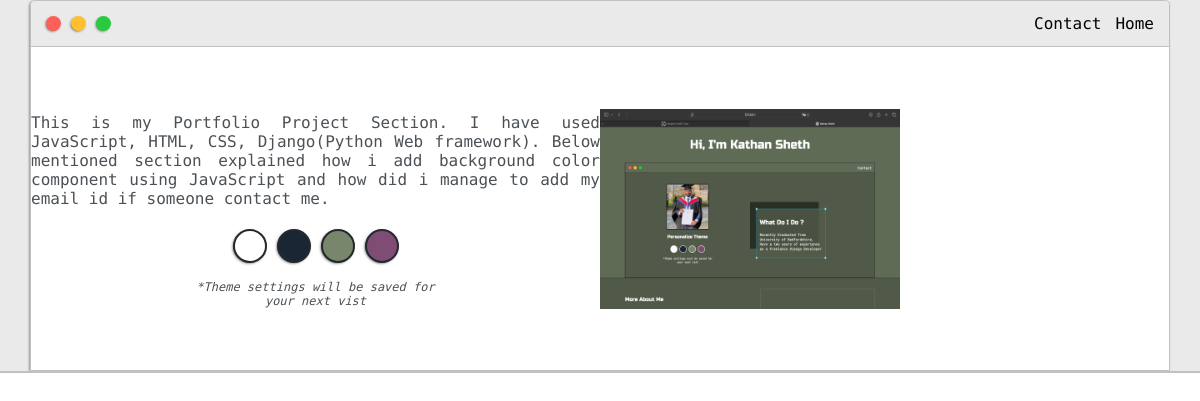
Page /post2 on the earlier database version.
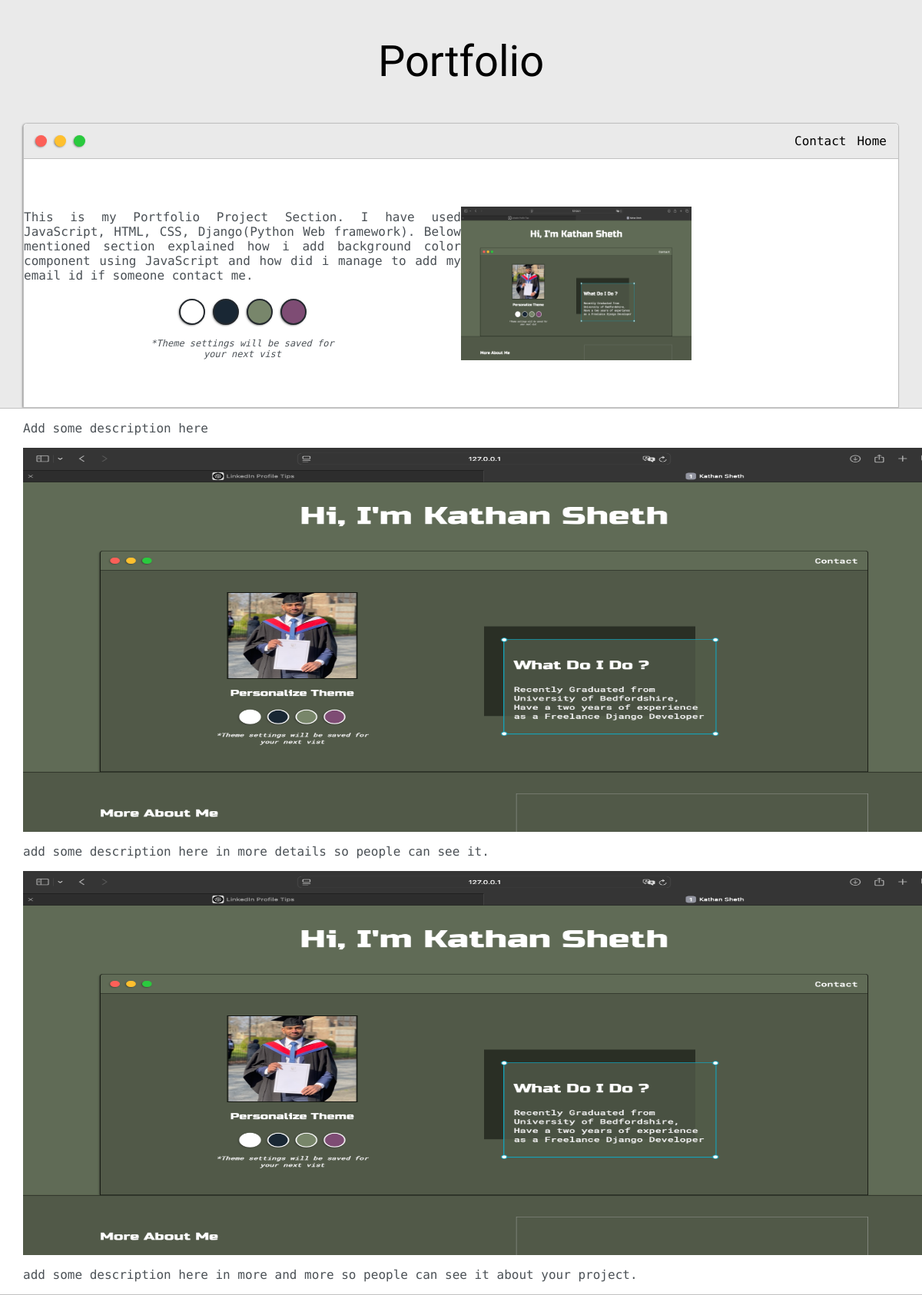
Same page on the later database version.
### Home/models.py (models this page shows, shortened)
class Description2(models.Model):
    sno = models.AutoField(primary_key=True)
    title = models.CharField(max_length=100)
    description1 = models.CharField(max_length=1000)
    description2 = models.CharField(max_length=1000)
    description3 = models.CharField(max_length=1000)

### Home/views.py (the view)
# urls.py: path('post2', views.post2, name="post2"),
def post2(request):
    allDescription2 = Description2.objects.all()
    context = {'allDescription2':allDescription2}
    return render(request, "post2.html", context)

### Home/templates/post2.html (shortened to what this page needs)
{% load static %}
<html>
<head>
	<link rel="stylesheet" type="text/css" href="{% static 'default.css' %}">
	<link id="theme-style" rel="stylesheet" type="text/css" href="">
</head>
<body>
	<section class="s1">
		<div class="main-container">
			{% for description2 in allDescription2 %}
			<div class="greeting-wrapper">
				<h1>{{description2.title}}</h1>
			</div>
			{% endfor %}
			<div class="intro-wrapper">
				<div class="nav-wrapper">
					<a href="index.html">
						<div class="dots-wrapper">
							<div id="dot-1" class="browser-dot"></div>
							<div id="dot-2" class="browser-dot"></div>
							<div id="dot-3" class="browser-dot"></div>
						</div>
					</a>
					<ul id="navigation">
						<li><a href="index.html#contact">Contact</a></li>
						<li><a href="/">Home</a></li>
					</ul>
				</div>
				<div class="left-column">
					<p style="text-align: justify;">This is my Portfolio Project Section. I have used JavaScript, HTML, CSS, Django(Python Web framework). Below mentioned section explained how i add background color component using JavaScript and how did i manage to add my email id if someone contact me.</p>
					<div id="theme-options-wrapper">
						<div data-mode="light" id="light-mode" class="theme-dot"></div>
						<div data-mode="blue" id="blue-mode" class="theme-dot"></div>
						<div data-mode="green" id="green-mode" class="theme-dot"></div>
						<div data-mode="purple" id="purple-mode" class="theme-dot"></div>
					</div>
					<p id="settings-note">*Theme settings will be saved for<br>your next vist</p>
				</div>
				<div class="right-column">
					<img class="image-fluid" src="{% static 'images/picture.png' %}" alt="profile pic" width="300" height="200">
				</div>
			</div>
		</div>
	</section>
	<section class="s2">
		{% for description2 in allDescription2 %}
		<div class="main-container">
			<div class="paragraph">
				<p>{{description2.description1}}</p>
			</div>
			<div class="image-first">
				<img src="{% static 'images/picture.png' %}" alt="simple image" width="1200" height="500">
			</div>
			<div class="paragraph2">
				<p>{{description2.description2}}</p>
			</div>
			<div class="image-second">
				<img src="{% static 'images/picture.png' %}" alt="second-image" width="1200" height="500">
			</div>
			<div class="paragraph3">
				<p>{{description2.description3}}</p>
			</div>
		</div>
		{% endfor %}
	</section>
</body>
</html>

### Home/static/default.css (style rules this page uses)
:root { --mainColor:#eaeaea; --secondaryColor:#fff; --borderColor:#c1c1c1; --mainText:black; --secondaryText:#4b5156; --themeDotBorder:#24292e; --previewBg:rgb(251, 249, 243, 0.8); --previewShadow:#f0ead6; --buttonColor:black; }
html, body { padding: 0; margin: 0; scroll-behavior: smooth; }
body * { transition: 0.3s; }
h1, h2, h3, h4, h5, h6, strong { color: var(--mainText); font-family: 'Russo One', sans-serif; font-weight: 500; }
p, li, span, label, input, textarea { color: var(--secondaryText); font-family: 'Roboto Mono', monospace; }
a { text-decoration: none; color:#17a2b8; }
ul { list-style: none; }
h1 { font-size: 56px; }
.s1 { background-color: var(--mainColor); border-bottom:1px solid var(--borderColor); overflow:auto; }
.s2 { background-color: var(--secondaryColor); border-bottom:1px solid var(--borderColor); overflow:auto; }
.main-container { width: 1200px; margin: 0 auto; }
.greeting-wrapper { display: grid; text-align: center; align-content: center; min-height: 10em; }
.intro-wrapper { background-color: var(--secondaryColor); border:1px solid var(--borderColor); border-radius:5px 5px 0 0; -webkit-box-shadow: -1px 1px 3px -1px rgba(0,0,0,0.75); -moz-box-shadow: -1px 1px 3px -1px rgba(0,0,0,0.75); box-shadow: -1px 1px 3px -1px rgba(0,0,0,0.75); display: grid; grid-template-columns: 1fr 1fr; grid-template-areas: 'nav-wrapper nav-wrapper' 'left-column right-column' ; }
.nav-wrapper { border-radius:5px 5px 0 0; grid-area:nav-wrapper; border-bottom: 1px solid var(--borderColor); display: flex; justify-content: space-between; align-items: center; background-color: var(--mainColor); }
#navigation a { color:var(--mainText); }
#navigation { margin:0; padding: 10px; }
#navigation li { display: inline-block; margin-right: 5px; margin-left:5px; }
.dots-wrapper { display: flex; padding: 10px; }
#dot-1 { background-color: #FC6058; }
#dot-2 { background-color: #FEC02F; }
#dot-3 { background-color: #2ACA3E; }
.browser-dot { background-color: black; height: 15px; width: 15px; border-radius: 50%; margin: 5px; -webkit-box-shadow: -1px 1px 3px -1px rgba(0,0,0,0.75); -moz-box-shadow: -1px 1px 3px -1px rgba(0,0,0,0.75); box-shadow: -1px 1px 3px -1px rgba(0,0,0,0.75); }
.left-column { grid-area: left-column; padding-top:50px; padding-bottom: 50px; }
#theme-options-wrapper { display: flex; justify-content: center; }
.theme-dot { height: 30px; width: 30px; background-color: black; border-radius: 50%; margin: 5px; border:2px solid var(--themeDotBorder); -webkit-box-shadow: -1px 1px 3px -1px rgba(0,0,0,0.75); -moz-box-shadow: -1px 1px 3px -1px rgba(0,0,0,0.75); box-shadow: -1px 1px 3px -1px rgba(0,0,0,0.75); cursor: pointer; }
#light-mode { background-color: #fff; }
#blue-mode { background-color: #192734; }
#green-mode { background-color: #78866b; }
#purple-mode { background-color: #7E4C74; }
#settings-note { font-size: 12px; font-style: italic; text-align: center; }
.right-column { grid-area: right-column; display: grid; align-content: center; padding-top: 50px; padding-bottom: 50px; }
@media screen and (max-width: 1200px) { .main-container { width: 95%; } }

Differences in the rows shown:
added Description2: title "Portfolio", description1 "Add some description here", description2 "add some description here in more details so people can see it.", description3 "add some description here in more and more so people can see it about your project."
